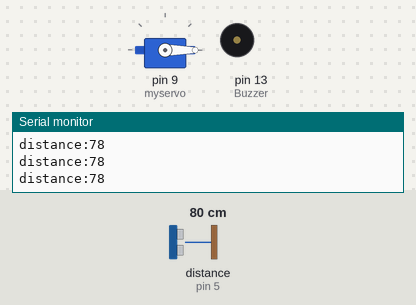
Simulated run of this sketch. Board: Arduino Uno, built with avr-gcc and run on an emulated ATmega328P. Parts: servo, buzzer (waves = sounding, pin HIGH), the last lines printed to the serial monitor. Wiring (inferred from the names in the program): ultrasonic range finder: trigger pin 3; echo pin 5. The inputs (shaded band) are chosen by the test bench; at power-on: distance to the obstacle (sensor on pin 5) 80 cm. The echo pulse lasts 58.3 µs per cm; pins used as bus, display or sensor lines are not drawn.

Above: at 1.2 s.
1.3 s: distance to the obstacle (sensor on pin 5) set to 65 cm
2.8 s: distance to the obstacle (sensor on pin 5) set to 56 cm
At 4.0 s:
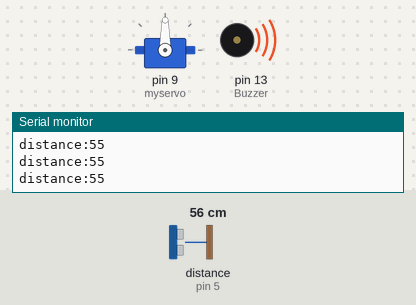
4.3 s: distance to the obstacle (sensor on pin 5) set to 299 cm
At 5.5 s:
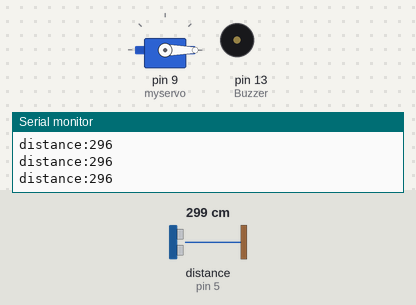
5.8 s: distance to the obstacle (sensor on pin 5) set to 18 cm
At 6.1 s:
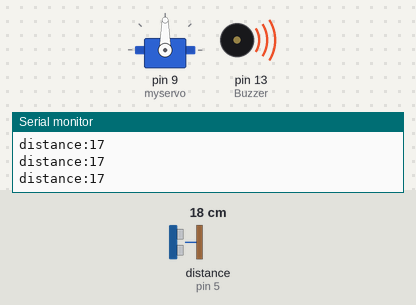
Timing chart, 0 to 8.3 s (numbered marks = the images above; inputs shaded):
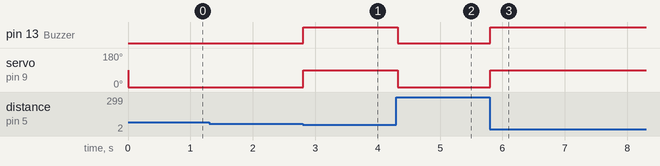

Measured:
- the behaviour switches between 62 and 61 cm on distance to the obstacle (sensor on pin 5) (found by bisection; images 0 and 1)
- after the input at 2.8 s, pin 13 (Buzzer): LOW → HIGH at once; servo on pin 9 (myservo): 0° → 90° at once
- after the input at 4.3 s, pin 13 (Buzzer): HIGH → LOW at once; servo on pin 9 (myservo): 90° → 0° at once
- after the input at 5.8 s, pin 13 (Buzzer): LOW → HIGH at once; servo on pin 9 (myservo): 0° → 90° at once

The sketch:

Final_project.ino
```cpp
#include<Servo.h>
Servo myservo;
const int trigPin=3;
const int echoPin=5;
long tmeduration;
int distance;
int Buzzer = 13;

void setup()
{
   myservo.attach(9);
   pinMode(trigPin,OUTPUT);
   pinMode(echoPin,INPUT);
   pinMode(13,OUTPUT);
   Serial.begin(9600);

}

void loop()
{
  digitalWrite(trigPin,LOW);
  delayMicroseconds(2);
  digitalWrite(trigPin,HIGH);
  delayMicroseconds(10);
  digitalWrite(trigPin,LOW);

  tmeduration=pulseIn(echoPin,HIGH);
  distance=(0.034*tmeduration)/2;

  if(distance<=60)
  {

    myservo.write(90);
    digitalWrite(Buzzer,HIGH);
  }
  else{
    myservo.write(0);
    digitalWrite(Buzzer,LOW);
  }
  Serial.print("distance:");
  Serial.println(distance);

  delay(1);
}
```
